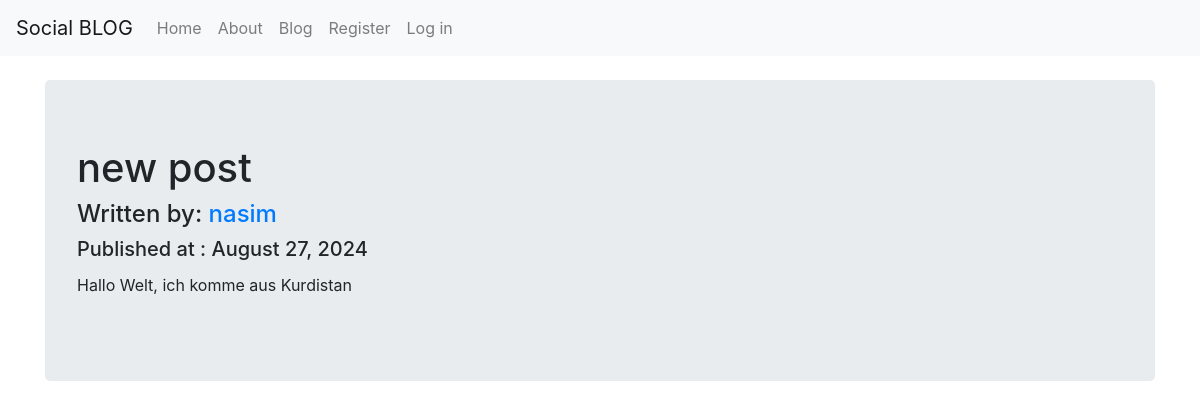
The page /posts/2 on the database its author committed.
### blog/models.py (models this page shows, shortened)
class BlogPost(db.Model):
    __tablename__ = "posts"
    id = db.Column(db.Integer, primary_key=True)
    date = db.Column(
        db.DateTime, nullable=False, default=datetime.now(timezone.utc)
        )
    title = db.Column(db.String(160), nullable=False)
    text = db.Column(db.Text, nullable=False)
    user_id = db.Column(db.Integer, db.ForeignKey("users.id"), nullable=False)

class User(db.Model, UserMixin):
    __tablename__ = "users"
    id = db.Column(db.Integer, primary_key=True)
    username = db.Column(db.String(120), unique=True, index=True)
    email = db.Column(db.String(120), index=True, unique=True)
    profile_image = db.Column(
        db.String(240), nullable=False,
        default="profile_image.png"
    )
    password_hash = db.Column(db.String(128))
    posts = db.relationship("BlogPost", backref="author", lazy=True)

### blog/blog_posts/views.py (the view)
@blog_posts.route('/posts/<int:blog_post_id>', methods=['GET'])
def blog_post(blog_post_id):
    post = BlogPost.query.get_or_404(blog_post_id)
    return render_template('blog_post.html', post=post)

### blog/__init__.py (called while the page is built)
@app.template_filter('nl2br')
def nl2br_filter(text):
        return text.replace('\n', '<br>')

### blog/templates/blog_post.html (shortened to what this page needs)
{% extends 'base.html' %}
{% block content %}
    <h1>{{post.title}}</h1>
    <h4>Written by: <a href="{{ url_for('users.user_posts', username=post.author.username) }}">{{post.author.username}}</a></h2>
    <h5>Published at : {{post.date.strftime( '%B %d, %Y') }}</h3>
    <p>{{ post.text | nl2br | safe }}</p>
{% endblock %}

### blog/static/styles.css (style rules this page uses)
p { line-height: 2rem; text-align: justify; }

### rows shown on the page
BlogPost: title "new post", date "August 27, 2024", text "Hallo Welt, ich komme aus Kurdistan"
User: author.username "nasim"
